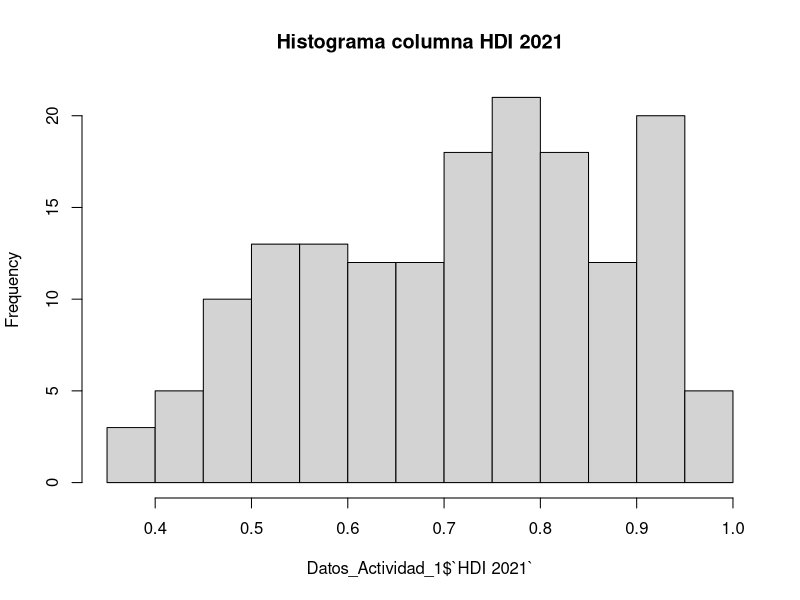
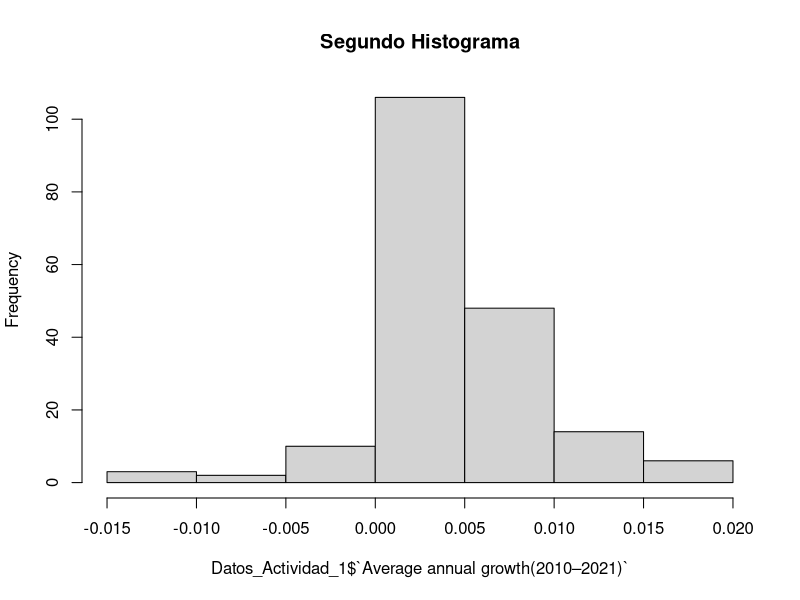
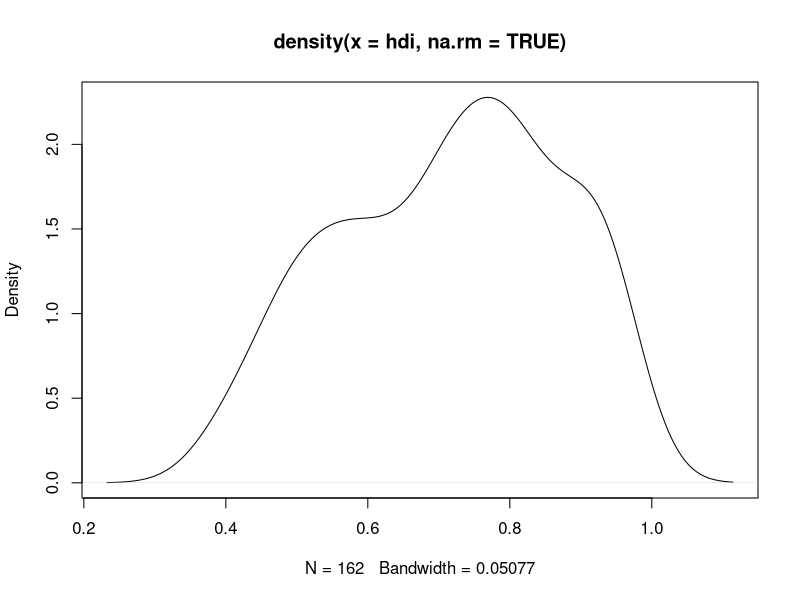
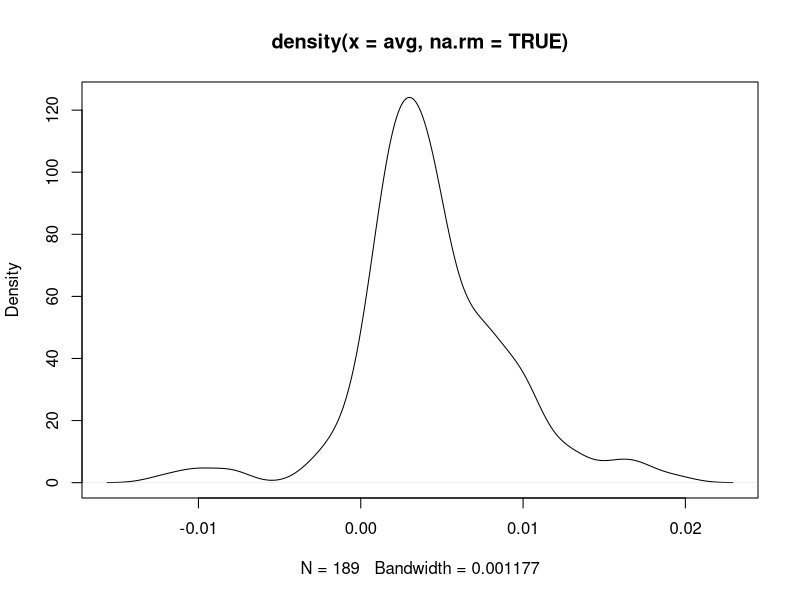

The R source for these figures, in order:
Datos_Actividad_1 <- readxl::read_xlsx("Actividad 1/Datos Actividad 1.xlsx")
# mostramos los headers de los datos importados
ls(Datos_Actividad_1)
# mostramos algunas entradas de los datos
Datos_Actividad_1
# creamos una matriz de dimension 10
matriz10 <- data.frame(matrix(ncol = 10, nrow = 10))
# creamos matriz de demsion 5
matriz5 <- data.frame(matrix(ncol=5, nrow = 5))
# borramos dataframe de dimension 10
rm(matriz10)
#
#   TAREA 6 - Histograma
#
# 
hist(Datos_Actividad_1$`HDI 2021`,main = "Histograma columna HDI 2021")
# Segundo histograma
hist(Datos_Actividad_1$`Average annual growth(2010–2021)`, main = "Segundo Histograma")
#
#
# Graficos de densisdad
#
# creamos una variable temporal
hdi <- Datos_Actividad_1$`HDI 2021`
densidad_hdi <- density(hdi, na.rm = TRUE) # calculamos la densidad
plot(densidad_hdi) # dibujamos la densidad

# repetimos para la media
avg <- Datos_Actividad_1$`Average annual growth(2010–2021)`
den_avg <- density(avg, na.rm = TRUE)
plot(den_avg)

#
#
# MAGNITUDES COMUNES
# media, mediana, ...
#
#
mediana <- (median(Datos_Actividad_1$`HDI 2021`, na.rm = TRUE))
media <- mean(Datos_Actividad_1$`HDI 2021`, na.rm = TRUE)
cuartiles <- quantile(Datos_Actividad_1$`HDI 2021`, probs = c(0.1, 0.25, 0.5, 0.75, 0.9), na.rm = TRUE)
desviacion <- sd(Datos_Actividad_1$`HDI 2021`, na.rm = TRUE)
#coefieciente de variacion
cv <- (desviacion / media) * 100
iqr <- IQR(Datos_Actividad_1$`HDI 2021`, na.rm = TRUE)
maximo <- max(Datos_Actividad_1$`HDI 2021`, na.rm = TRUE)
minimo <- min(Datos_Actividad_1$`HDI 2021`, na.rm= TRUE)

resumen_estadistico_HDI <- data.frame(
  Media = media,
  Mediana = mediana,
  DesviacionEstandar = desviacion,
  CoeficienteVariacion = cv,
  IQR = iqr,
  Cuartil_10 = cuartiles[1],
  Cuartil_25 = cuartiles[2],
  Cuartil_50 = cuartiles[3],
  Cuartil_75 = cuartiles[4],
  Cuartil_90 = cuartiles[5],
  Maximo = maximo,
  Minimo = minimo
)

#
# -------------------
#
mediana <- (median(Datos_Actividad_1$`Average annual growth(2010–2021)`, na.rm = TRUE))
media <- mean(Datos_Actividad_1$`Average annual growth(2010–2021)`, na.rm = TRUE)

cuartiles <- quantile(Datos_Actividad_1$`Average annual growth(2010–2021)`, probs = c(0.1, 0.25, 0.5, 0.75, 0.9), na.rm = TRUE)

desviacion <- sd(Datos_Actividad_1$`Average annual growth(2010–2021)`, na.rm = TRUE)
desviacion
#coefieciente de variacion
cv <- (desviacion / media) * 100
cv
iqr <- IQR(Datos_Actividad_1$`Average annual growth(2010–2021)`, na.rm = TRUE)
iqr
maximo <- max(Datos_Actividad_1$`Average annual growth(2010–2021)`, na.rm = TRUE)
minimo <- min(Datos_Actividad_1$`Average annual growth(2010–2021)`, na.rm= TRUE)


resumen_estadistico <- data.frame(
  Media = media,
  Mediana = mediana,
  DesviacionEstandar = desviacion,
  CoeficienteVariacion = cv,
  IQR = iqr,
  Cuartil_10 = cuartiles[1],
  Cuartil_25 = cuartiles[2],
  Cuartil_50 = cuartiles[3],
  Cuartil_75 = cuartiles[4],
  Cuartil_90 = cuartiles[5],
  Maximo = maximo,
  Minimo = minimo
)

print(resumen_estadistico_HDI)
print(resumen_estadistico)

